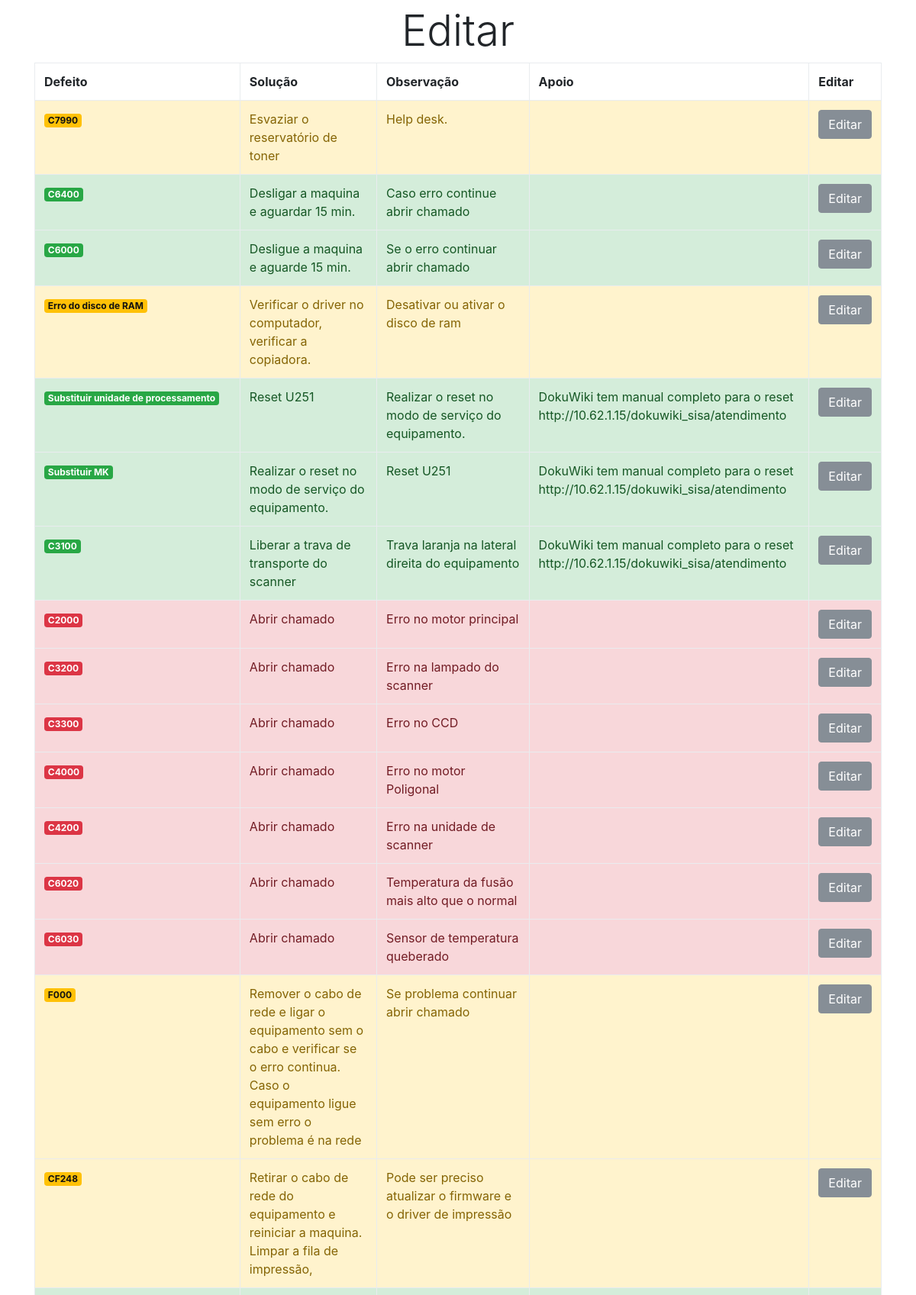
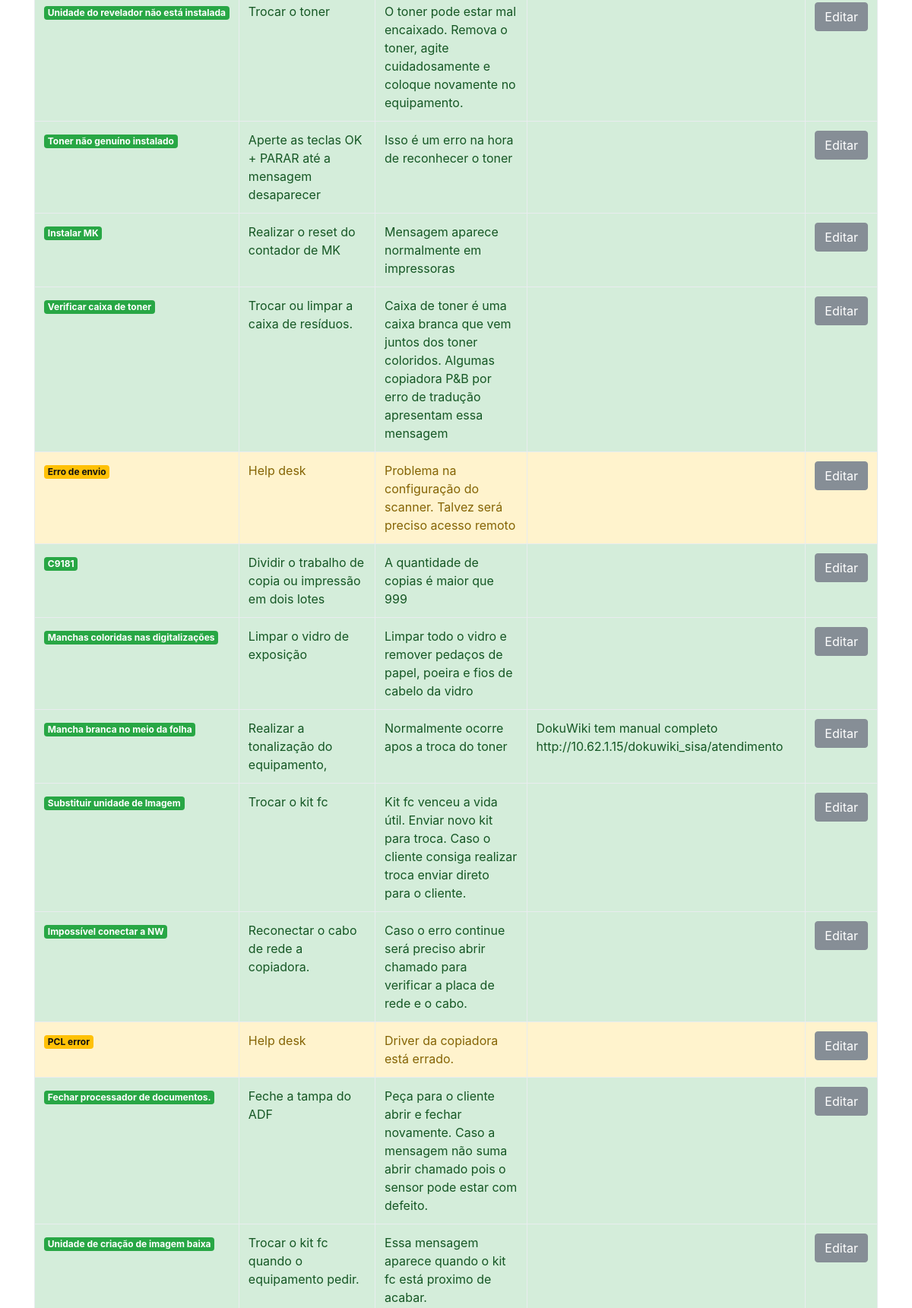
Page /editar.php (upper part) on the committed database (2 pictures, top to bottom).
### tables this page shows
CREATE TABLE `erros` (
  `id` int(11) NOT NULL,
  `erro` varchar(999) NOT NULL,
  `obs` varchar(999) NOT NULL,
  `solucao` varchar(999) NOT NULL,
  `apoio` varchar(999) NOT NULL,
  `nivel` char(2) NOT NULL
);

### editar.php (the view, shortened to what this page needs)
<!DOCTYPE html>
<html lang="pt-br">
  <head>
    <link rel="stylesheet" href="css/master.css">
    <link rel="stylesheet" href="css/normalize.css">
    <link rel="stylesheet" href="css/bt/bootstrap.css">
  </head>
  <body>
    <h1 class="display-4 center">Editar</h1>
    <div class="container">
<?php
$objDb = new db();
$link = $objDb->conecta_mysql();
$sql = "SELECT id, erro, obs, solucao,apoio,nivel FROM erros ";
$res = mysqli_query($link, $sql);
$n = array(
  'n1' => 'badge badge-success',
  'n2' => 'badge badge-warning',
  'n3' => 'badge badge-danger',
);
if ($res -> num_rows !=0){
echo "<table class='table table-hover table-bordered'>
     <tr>
       <th>Defeito</th>
       <th>Solução</th>
       <th>Observação</th>
       <th>Apoio</th>
       <th class='colEditar'>Editar</th>
   </tr>" ;
while($escrever=mysqli_fetch_array($res)){
if($escrever['nivel']=='N1'){
  echo "<tr class='alert alert-success linha' id='l".$escrever['id']."' role='alert'>
    <td>
      <span class='".$n['n1']." err".$escrever['id']."'>".
        $escrever['erro'].
     "</td></span>";
}elseif ($escrever['nivel']=='N2') {
  echo "<tr class='alert alert-warning linha' id='l".$escrever['id']."'>
    <td>
      <span class='".$n['n2']." err".$escrever['id']." '>".
     $escrever['erro'].
     "</td></span>";
}else{
  echo "<tr class='alert alert-danger linha'  id='l".$escrever['id']."''>
    <td>
    <span class='".$n['n3']." err".$escrever['id']."'>".
     $escrever['erro'].
     "</td></span>";
}
echo "<td class='sol".$escrever['id']."'>".
      $escrever['solucao'].
   "</td>
   <td class='obs".$escrever['id']."'>".
   $escrever['obs'].
   "</td>
   <td class='apoio".$escrever['id']."'>".
   $escrever['apoio'].
   "</td><td class='colEditar'>".
   '<button type="button" class="btn btn-secondary editar"  id='.$escrever['id'].'>Editar</button>'.
   "</td></tr>";
 }
echo "</table>";
}
?>
</div>
</body>
</html>

### css/master.css (style rules this page uses)
.center { margin: auto; width: 50%; padding: 10px; text-align: center; }

### rows in the picture
erros: erro "C7990", solucao "Esvaziar o reservatório de toner", obs "Help desk."
erros: erro "C6400", solucao "Desligar a maquina e aguardar 15 min.", obs "Caso erro continue abrir chamado"
erros: erro "C6000", solucao "Desligue a maquina e aguarde 15 min.", obs "Se o erro continuar abrir chamado"
erros: erro "Erro do disco de RAM", solucao "Verificar o driver no computador, verificar a copiadora.", obs "Desativar ou ativar o disco de ram"
erros: erro "Substituir unidade de processamento", solucao "Reset U251", obs "Realizar o reset no modo de serviço do equipamento.", apoio "DokuWiki tem manual completo para o reset http://10.62.1.15/dokuwiki_sisa/atendimento"
erros: erro "Substituir MK", solucao "Realizar o reset no modo de serviço do equipamento.", obs "Reset U251", apoio "DokuWiki tem manual completo para o reset http://10.62.1.15/dokuwiki_sisa/atendimento"
erros: erro "C3100", solucao "Liberar a trava de transporte do scanner", obs "Trava laranja na lateral direita do equipamento", apoio "DokuWiki tem manual completo para o reset http://10.62.1.15/dokuwiki_sisa/atendimento"
erros: erro "C2000", solucao "Abrir chamado", obs "Erro no motor principal"
erros: erro "C3200", solucao "Abrir chamado", obs "Erro na lampado do scanner"
erros: erro "C3300", solucao "Abrir chamado", obs "Erro no CCD"
erros: erro "C4000", solucao "Abrir chamado", obs "Erro no motor Poligonal"
erros: erro "C4200", solucao "Abrir chamado", obs "Erro na unidade de scanner"
erros: erro "C6020", solucao "Abrir chamado", obs "Temperatura da fusão mais alto que o normal"
erros: erro "C6030", solucao "Abrir chamado", obs "Sensor de temperatura queberado"
erros: erro "F000", solucao "Remover o cabo de rede e ligar o equipamento sem o cabo e verificar se o erro continua. Caso o equipamento ligue sem erro o problema é na rede", obs "Se problema continuar abrir chamado"
erros: erro "CF248", solucao "Retirar o cabo de rede do equipamento e reiniciar a maquina. Limpar a fila de impressão,", obs "Pode ser preciso atualizar o firmware e o driver de impressão"
erros: erro "Unidade do revelador não está instalada", solucao "Trocar o toner", obs "O toner pode estar mal encaixado. Remova o toner, agite cuidadosamente e coloque novamente no equipamento."
erros: erro "Toner não genuíno instalado", solucao "Aperte as teclas OK + PARAR até a mensagem desaparecer", obs "Isso é um erro na hora de reconhecer o toner"
erros: erro "Instalar MK", solucao "Realizar o reset do contador de MK", obs "Mensagem aparece normalmente em impressoras"
erros: erro "Verificar caixa de toner", solucao "Trocar ou limpar a caixa de resíduos.", obs "Caixa de toner é uma caixa branca que vem juntos dos toner coloridos. Algumas copiadora P&B por erro de tradução apresentam essa mensagem"
erros: erro "Erro de envio", solucao "Help desk", obs "Problema na configuração do scanner. Talvez será preciso acesso remoto"
erros: erro "C9181", solucao "Dividir o trabalho de copia ou impressão em dois lotes", obs "A quantidade de copias é maior que 999"
erros: erro "Manchas coloridas nas digitalizações", solucao "Limpar o vidro de exposição", obs "Limpar todo o vidro e remover pedaços de papel, poeira e fios de cabelo da vidro"
erros: erro "Mancha branca no meio da folha", solucao "Realizar a tonalização do equipamento,", obs "Normalmente ocorre apos a troca do toner", apoio "DokuWiki tem manual completo http://10.62.1.15/dokuwiki_sisa/atendimento"
erros: erro "Substituir unidade de Imagem", solucao "Trocar o kit fc", obs "Kit fc venceu a vida útil. Enviar novo kit para troca. Caso o cliente consiga realizar troca enviar direto para o cliente."
erros: erro "Impossível conectar a NW", solucao "Reconectar o cabo de rede a copiadora.", obs "Caso o erro continue será preciso abrir chamado para verificar a placa de rede e o cabo."
erros: erro "PCL error", solucao "Help desk", obs "Driver da copiadora está errado."
erros: erro "Fechar processador de documentos.", solucao "Feche a tampa do ADF", obs "Peça para o cliente abrir e fechar novamente. Caso a mensagem não suma abrir chamado pois o sensor pode estar com defeito."
erros: erro "Unidade de criação de imagem baixa", solucao "Trocar o kit fc quando o equipamento pedir.", obs "Essa mensagem aparece quando o kit fc está proximo de acabar."
